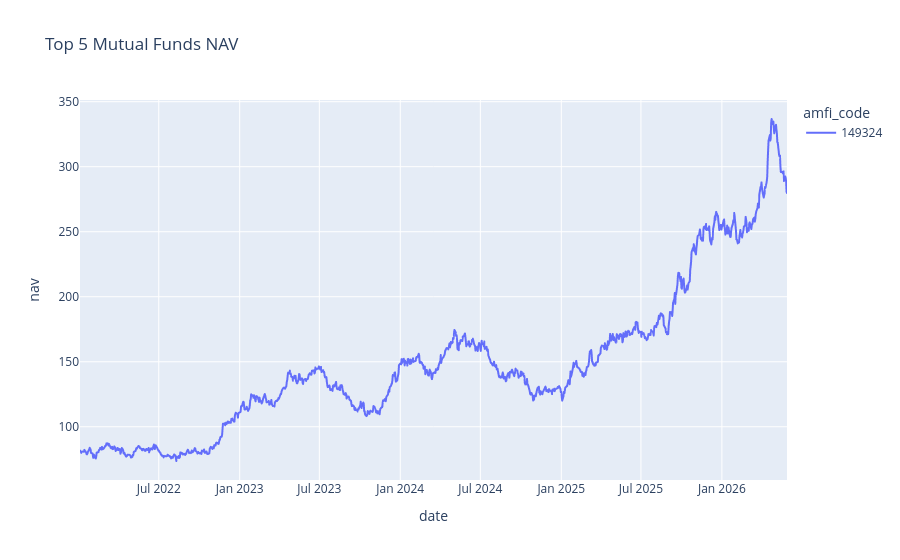

The cell this chart's notebook holds for it:
### Code cell
top5_data = nav[nav["amfi_code"].isin(top5)]

fig = px.line(
    top5_data,
    x="date",
    y="nav",
    color="amfi_code",
    title="Top 5 Mutual Funds NAV"
)

fig.show()

### Figure 1 — Plotly figure (JSON) as saved in the notebook; plotly's stock layout.template omitted (floating-point values rounded to 4 significant figures; data arrays with more than 128 entries replaced by an {"elided": "..."} marker saying what was removed)
{"data": [{"hovertemplate": "amfi_code=149324<br>date=%{x}<br>nav=%{y}<extra></extra>", "legendgroup": "149324", "line": {"color": "#636efa", "dash": "solid"}, "marker": {"symbol": "circle"}, "mode": "lines", "name": "149324", "showlegend": true, "type": "scattergl", "x": {"elided": "1150 str values"}, "xaxis": "x", "y": {"elided": "1150 float values"}, "yaxis": "y"}], "layout": {"legend": {"title": {"text": "amfi_code"}, "tracegroupgap": 0}, "title": {"text": "Top 5 Mutual Funds NAV"}, "xaxis": {"anchor": "y", "domain": [0, 1], "title": {"text": "date"}}, "yaxis": {"anchor": "x", "domain": [0, 1], "title": {"text": "nav"}}}}
